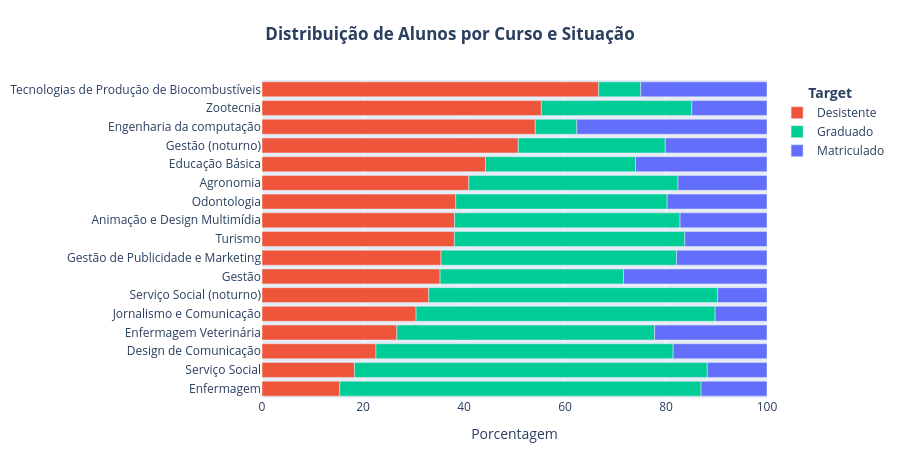

The notebook cell this image was saved under:
### Code cell
# 1. Recria a tabela 'contagem' para garantir que ela exista na memória desta célula
contagem = df.groupby(['Curso', 'Target']).size().reset_index(name='Contagem')
contagem['Porcentagem'] = (contagem['Contagem'] / contagem.groupby('Curso')['Contagem'].transform('sum')) * 100
contagem = contagem.sort_values(by=['Target', 'Porcentagem'], ascending=[True, True])

# 2. Cria o gráfico usando a nova variável isolada
grafico_barras = px.bar(
    contagem, 
    y='Curso', 
    x='Porcentagem', 
    color='Target',
    orientation='h',
    color_discrete_map={
        'Desistente': '#EF553B',   
        'Graduado': '#00CC96',     
        'Matriculado': '#636EFA'   
    }
)

grafico_barras.update_layout(
    xaxis_title='Porcentagem',
    yaxis_title=None, 
    height=450,  
    width=None,  
    margin=dict(l=220, r=10, t=80, b=50), 
    
    title={
        'text': '<b>Distribuição de Alunos por Curso e Situação</b>',
        'x': 0.5,             
        'xanchor': 'center'
    },
    
    legend={
        'orientation': 'v',
        'yanchor': 'top',  
        'y': 1.0,         
        'xanchor': 'left',
        'x': 1.02,
        'title': {
            'text': '<b>        Target</b>',  
            'side': 'top'              
        }
    }
)

grafico_barras.update_xaxes(range=[0, 100], autorange=False)
grafico_barras.show()

### Figure 1 — Plotly figure (JSON) as saved in the notebook; plotly's stock layout.template omitted (floating-point values rounded to 4 significant figures)
{"data": [{"hovertemplate": "Target=Desistente<br>Porcentagem=%{x}<br>Curso=%{y}<extra></extra>", "legendgroup": "Desistente", "marker": {"color": "#EF553B", "pattern": {"shape": ""}}, "name": "Desistente", "orientation": "h", "showlegend": true, "textposition": "auto", "type": "bar", "x": [15.4, 18.31, 22.57, 26.71, 30.51, 33.02, 35.26, 35.45, 38.1, 38.14, 38.37, 40.95, 44.27, 50.75, 54.12, 55.32, 66.67], "xaxis": "x", "y": ["Enfermagem", "Serviço Social", "Design de Comunicação", "Enfermagem Veterinária", "Jornalismo e Comunicação", "Serviço Social (noturno)", "Gestão", "Gestão de Publicidade e Marketing", "Turismo", "Animação e Design Multimídia", "Odontologia", "Agronomia", "Educação Básica", "Gestão (noturno)", "Engenharia da computação", "Zootecnia", "Tecnologias de Produção de Biocombustíveis"], "yaxis": "y"}, {"hovertemplate": "Target=Graduado<br>Porcentagem=%{x}<br>Curso=%{y}<extra></extra>", "legendgroup": "Graduado", "marker": {"color": "#00CC96", "pattern": {"shape": ""}}, "name": "Graduado", "orientation": "h", "showlegend": true, "textposition": "auto", "type": "bar", "x": [8.235, 8.333, 29.1, 29.69, 29.79, 36.32, 41.43, 41.86, 44.65, 45.63, 46.64, 51.04, 57.21, 58.85, 59.21, 69.86, 71.54], "xaxis": "x", "y": ["Engenharia da computação", "Tecnologias de Produção de Biocombustíveis", "Gestão (noturno)", "Educação Básica", "Zootecnia", "Gestão", "Agronomia", "Odontologia", "Animação e Design Multimídia", "Turismo", "Gestão de Publicidade e Marketing", "Enfermagem Veterinária", "Serviço Social (noturno)", "Design de Comunicação", "Jornalismo e Comunicação", "Serviço Social", "Enfermagem"], "yaxis": "y"}, {"hovertemplate": "Target=Matriculado<br>Porcentagem=%{x}<br>Curso=%{y}<extra></extra>", "legendgroup": "Matriculado", "marker": {"color": "#636EFA", "pattern": {"shape": ""}}, "name": "Matriculado", "orientation": "h", "showlegend": true, "textposition": "auto", "type": "bar", "x": [9.767, 10.27, 11.83, 13.05, 14.89, 16.27, 17.21, 17.62, 17.91, 18.58, 19.77, 20.15, 22.26, 25.0, 26.04, 28.42, 37.65], "xaxis": "x", "y": ["Serviço Social (noturno)", "Jornalismo e Comunicação", "Serviço Social", "Enfermagem", "Zootecnia", "Turismo", "Animação e Design Multimídia", "Agronomia", "Gestão de Publicidade e Marketing", "Design de Comunicação", "Odontologia", "Gestão (noturno)", "Enfermagem Veterinária", "Tecnologias de Produção de Biocombustíveis", "Educação Básica", "Gestão", "Engenharia da computação"], "yaxis": "y"}], "layout": {"barmode": "relative", "height": 450, "legend": {"orientation": "v", "title": {"side": "top", "text": "<b>        Target</b>"}, "tracegroupgap": 0, "x": 1.02, "xanchor": "left", "y": 1, "yanchor": "top"}, "margin": {"b": 50, "l": 220, "r": 10, "t": 80}, "title": {"text": "<b>Distribuição de Alunos por Curso e Situação</b>", "x": 0.5, "xanchor": "center"}, "xaxis": {"anchor": "y", "autorange": false, "domain": [0, 1], "range": [0, 100], "title": {"text": "Porcentagem"}}, "yaxis": {"anchor": "x", "domain": [0, 1], "title": {}}}}
